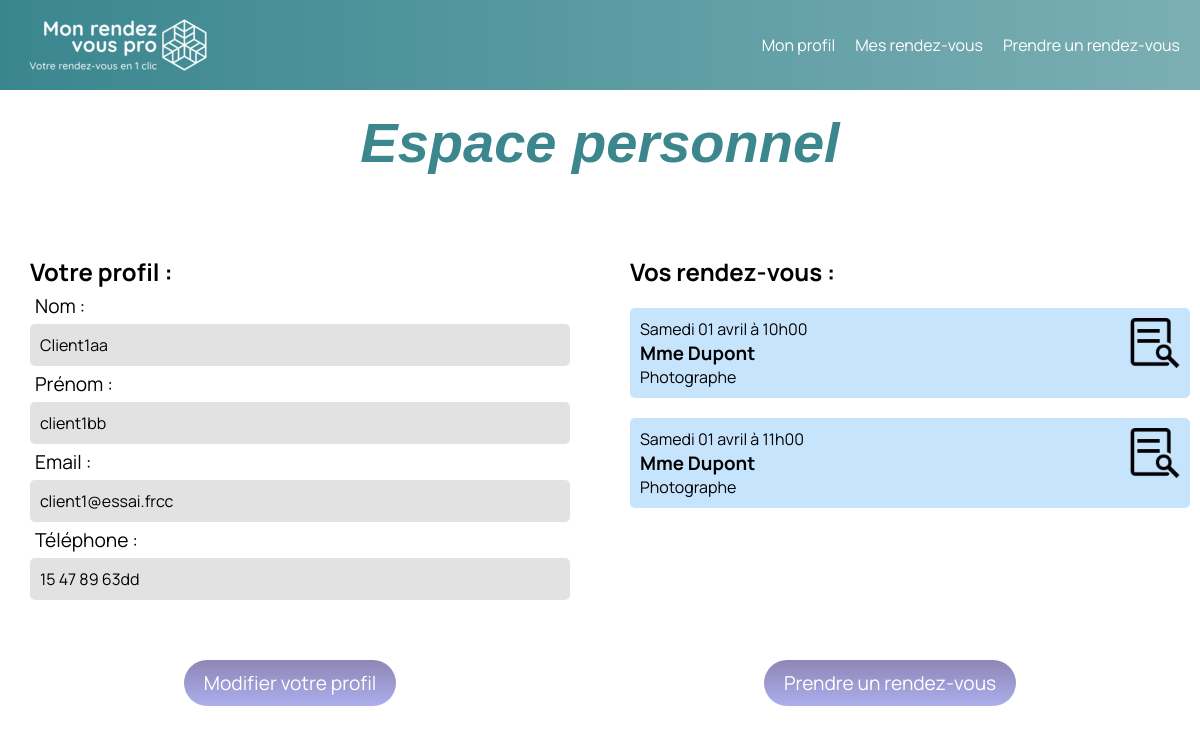
The page /client.php (signed in) on the database as committed earlier.
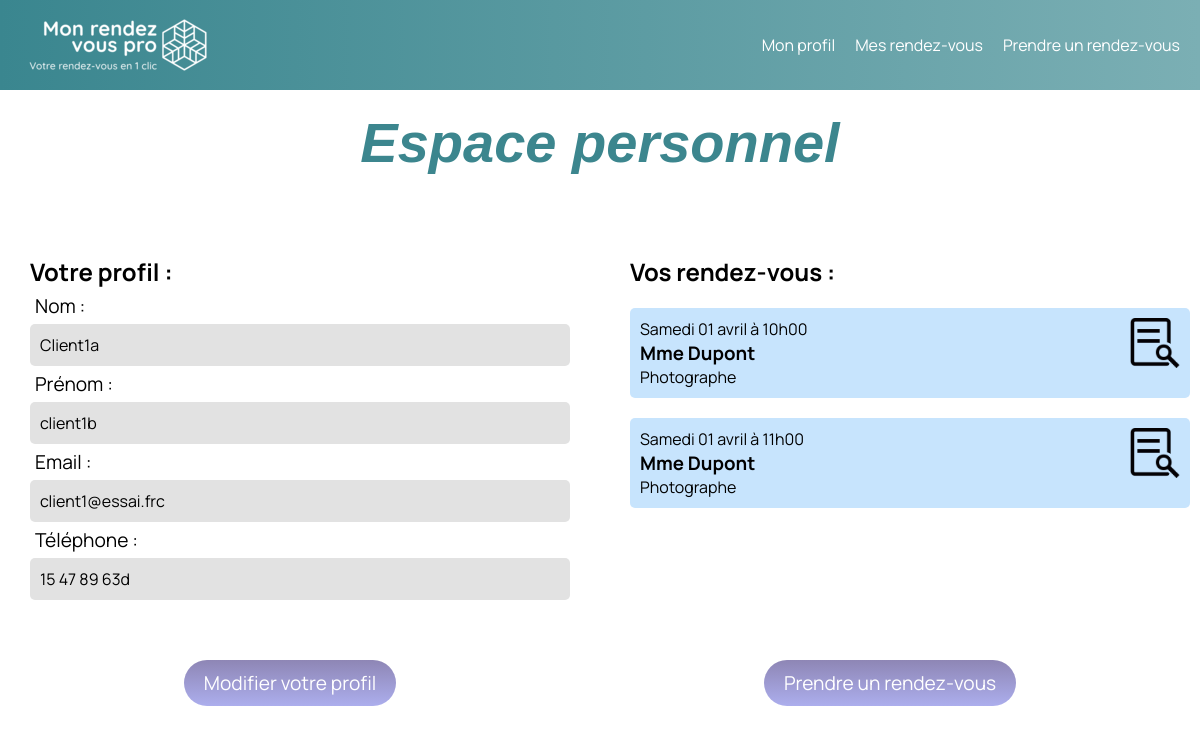
The same page on the database as committed later.
### tables this page shows
CREATE TABLE `client` (
  `id` int(11) NOT NULL,
  `nom` tinytext NOT NULL,
  `prenom` tinytext NOT NULL,
  `mail` tinytext NOT NULL,
  `telephone` tinytext NOT NULL,
  `idCompte` int(11) NOT NULL
);

### modele/Modele.php (called while the page is built)
<?php
abstract class Modele {
	private $bdd;
    protected function executerRequete($sql, $params = null) {
		$getBdd = $this->getBdd();
        if ($params == null){
            $resultat = $getBdd->query($sql);
        } else {
            $resultat = $getBdd->prepare($sql);
            $resultat->execute($params);
        }
        return $resultat;
    }
    private function getBdd() {
		$dsn = "mysql:host=localhost;dbname=rendezvous;charset=utf8";
		$login = "root";
		$mdp = "";
        if ($this->bdd == null){
            $this->bdd = new PDO($dsn,$login,$mdp,
                array(PDO::ATTR_ERRMODE => PDO::ERRMODE_EXCEPTION));
        }
        return $this->bdd;
    }
}

### modele/ClientDb.php (called while the page is built, shortened)
<?php
require_once 'Modele.php';
class ClientDb extends Modele {
    public function getClient ($id) {
		$sql = "SELECT nom, prenom, mail, telephone  FROM client WHERE idCompte = ?";
		$resultat = $this->executerRequete($sql, array($id));
		if ($resultat->rowCount() > 0)
			return $resultat->fetch();
		else
			return 0;
    }
}

### client.php (the view, shortened to what this page needs)
<!doctype html>
<?php
	require "modele/ClientDb.php";
?>
<html>
	<head>
		<link href="style.css" rel="stylesheet">
	</head>
	<body>
	<?php include_once('header.php'); ?>
	<?php
	$classeClient = new ClientDb();
	$client = $classeClient->getClient($_SESSION["idCompte"]);
	?>
	<main>
		<h1>Espace personnel</h1>
		<section class="contenu">
			<section class="infos-perso">
				<h2>Votre profil :</h2>
				<div class="liste-infos-perso">
					<div class="titre-info-client">
						Nom :
					</div>
					<div class="contenu-info-client">
						<?php echo $client['nom']; ?>
					</div>
					<div class="titre-info-client">
						Prénom :
					</div>
					<div class="contenu-info-client">
						<?php echo $client['prenom']; ?>
					</div>
					<div class="titre-info-client">
						Email :
					</div>
					<div class="contenu-info-client">
						<?php echo $client['mail']; ?>
					</div>
					<div class="titre-info-client">
						Téléphone :
					</div>
					<div class="contenu-info-client">
						<?php echo $client['telephone']; ?>
					</div>
				</div>
			</section>
			<section class="liste-rendez-vous">
				<h2>Vos rendez-vous :</h2>
				<div class="les-rendez-vous">
					<div class="rendez-vous">
						<div class="rendez-vous-infos">
							<p class="rendez-vous-date-heure">
							Samedi 01 avril à 10h00
							</p>
							<h3 class="rendez-vous-pro">Mme Dupont</h3>
							<p class="rendez-vous-profession">
								Photographe
							</p>
						</div>
						<div>
							<a href="detailRendezVous.php">
								<img src="images/iconeDetail.png" alt="Icone pour accéder au détail"  class="rendez-vous-detail">
							</a>
						</div>
					</div>
					<div class="rendez-vous">
						<div class="rendez-vous-infos">
							<p class="rendez-vous-date-heure">
							Samedi 01 avril à 11h00
							</p>
							<h3 class="rendez-vous-pro">Mme Dupont</h3>
							<p class="rendez-vous-profession">
								Photographe
							</p>
						</div>
						<div>
							<a href="detailRendezVous.php">
								<img src="images/iconeDetail.png" alt="Icone pour accéder au détail"  class="rendez-vous-detail">
							</a>
						</div>
					</div>
				</div>
			</section>
		</section>
		<section class="les-boutons">
			<div class="bouton">
				<a href="clientModif.php" class="cta">
					Modifier votre profil
				</a>
			</div>
			<div class="bouton">
				<a href="priseRendezVous.php" class="cta">
					Prendre un rendez-vous
				</a>
			</div>
		</section>
	</main>
	</body>
</html>

### header.php
<header>
		<nav>
			<img src="images/logo.png" alt="Logo entreprise">
			<div class="liens">
				<a href="client.php">Mon profil</a>
				<a href="client.php">Mes rendez-vous</a>
				<a href="priseRendezVous.php">Prendre un rendez-vous</a>
			</div>
		</nav>
</header>

### style.css (style rules this page uses)
* { margin: 0; }
body { font-family: 'Manrope', sans-serif; font-size: 1em; }
h1 { font-size: 3.5em; text-align: center; padding-bottom: 50px; }
.contenu { display: flex; flex-direction: row; justify-content: space-around; }
.contenu-info-client { padding: 10px; background-color: #e2e2e2; border-radius: 5px; }
.titre-info-client { padding: 5px; font-size: 1.2em; }
.infos-perso, .liste-rendez-vous { width: 100%; padding: 30px; }
.cta { background: linear-gradient(#8E86B5, #ACAEED); color: white; border-radius: 40px; padding : 10px 20px; font-size: 1.2em; text-decoration: none; border: none; }
.bouton { display: flex; justify-content: center; padding: 30px; }
.liste-infos-perso { display: flex; flex-direction: column; }
.rendez-vous { display: flex; flex-direction: row; justify-content: space-between; background-color: #c7e4fd; border-radius: 5px; width: 100%; padding: 10px; }
.liste-rendez-vous h2 { padding-bottom: 20px; }
.les-rendez-vous { display: flex; flex-direction: column; justify-content: center; gap: 20px; }
.rendez-vous-detail { width: 50px; height: 50px; }
.rendez-vous-infos { display: flex; flex-direction: column; }
.les-boutons { display: flex; flex-direction: row; justify-content: space-around; }
header { background: linear-gradient(90deg,#3A868F,#7BAFB4); }
nav { display: flex; flex-direction: row; justify-content: space-between; align-items: center; padding: 10px 20px; }
.liens { display: flex; gap: 20px; }
.liens a { color: white; text-decoration: none; }
h1 { padding-top: 20px; font-family: 'Montserrat', sans-serif; font-style: italic; color: #3C868E; }

Rows that differ between the two databases and show on the page:
changed client: nom "Client1aa" → "Client1a"; prenom "client1bb" → "client1b"; mail "client1@essai.frcc" → "client1@essai.frc"; telephone "15 47 89 63dd" → "15 47 89 63d"
